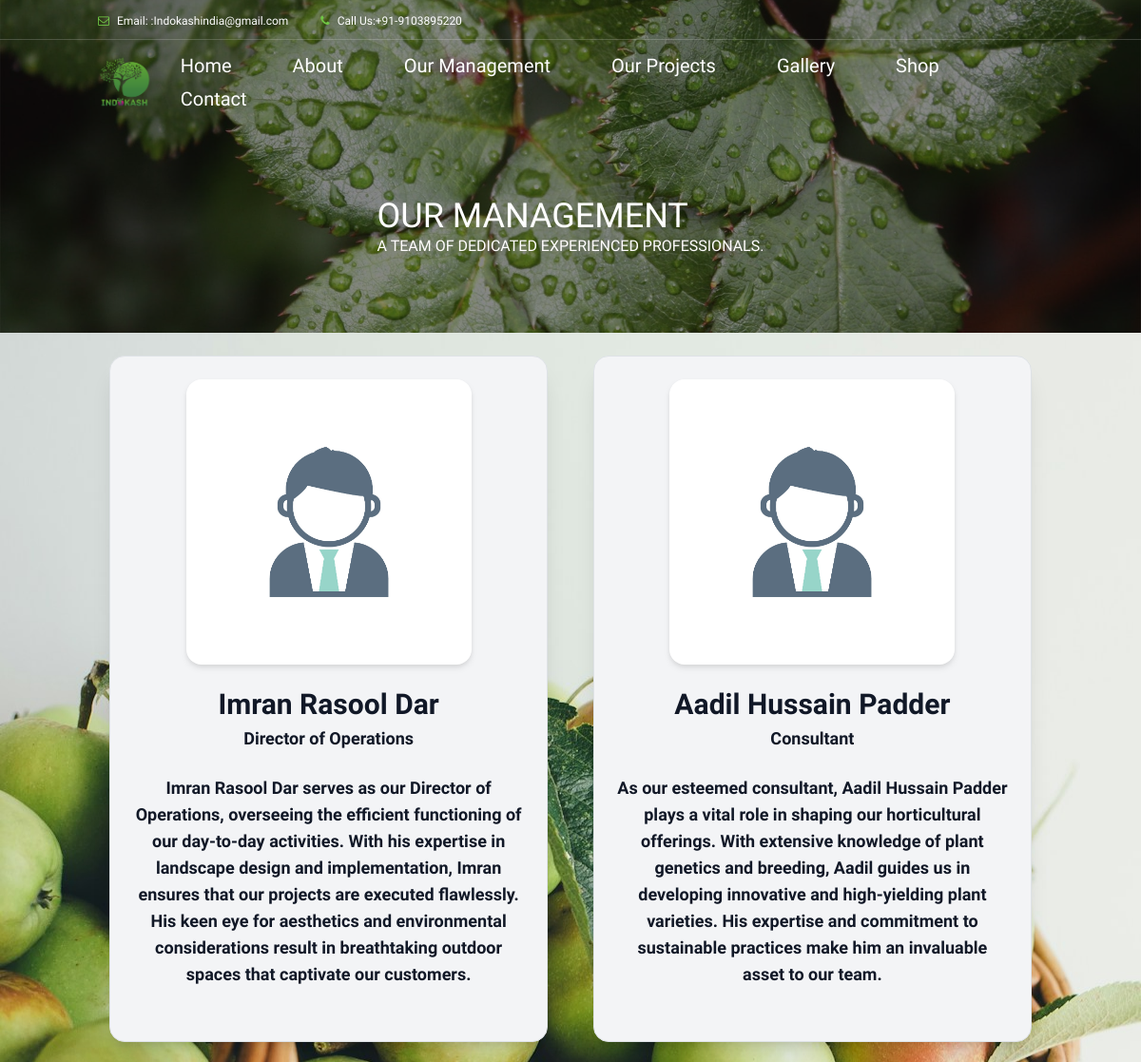
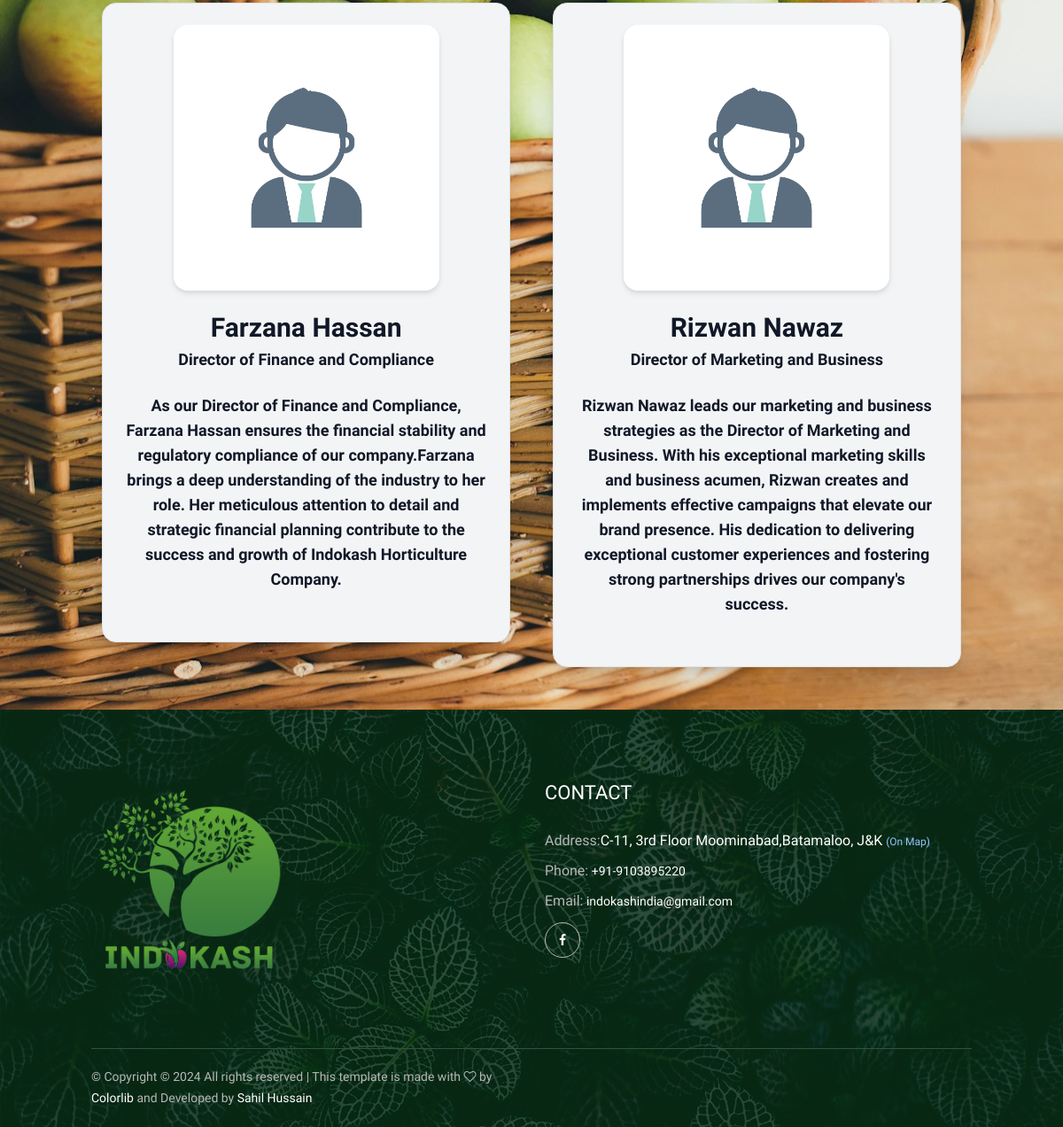
The app's page /ourteam.php with its own data (2 pictures, top to bottom).
### tables this page shows
CREATE TABLE `management` (
  `id` int(11) NOT NULL DEFAULT 0,
  `image_link` text NOT NULL,
  `title` text NOT NULL,
  `designation` text NOT NULL,
  `description` text NOT NULL
);

### teammember.php (the view)
<?php
include "./dbConnection.php";
$items_query = $conn->query("SELECT * FROM management");
$members = $items_query->fetch_all(MYSQLI_ASSOC);
?>
<div class="flex flex-wrap bg-green-300 w-full justify-center p-4 m-auto "
style=" background-image: url(./img/bg-img/bgprofile.jpg);"
 >
    <?php foreach ($members as $item): ?>
       <div
        class="flex h-1/6 mx-4 text-gray-900 bg-gray-100 md:w-6/12 lg:w-2/5 mb-6 px-6 sm:px-6 lg:px-4 border rounded-2xl p-4 shadow-xl ">
            <?php
            $imageLink = str_replace('../', './', $item['image_link']);
            ?>
            <div class="flex flex-col">
                <a href="#" class="mx-auto">
                    <img width="300"
                        class="rounded-2xl drop-shadow-md hover:drop-shadow-xl transition-all duration-200 delay-100"
                        src="<?php echo $imageLink; ?>">
                </a>
                <div class="text-center mt-6">
                    <h1 class="text-gray-900 text-gray-900 text-3xl font-extrabold mb-1">
                        <?php echo $item['title']; ?>
                    </h1>
                    <div class="text-gray-900 text-gray-700 text-lg font-bold">
                        <?php echo $item['designation']; ?>
                    </div>
                    <p class="py-4 text-gray-900 flex justify-start items-start text-gray-700 text-lg font-semibold mb-2 w-full">
                        <?php echo $item['description']; ?>
                    </p>
                </div>
            </div>
        </div>
    <?php endforeach; ?>
</div>

### ourteam.php (shortened to what this page needs)
<!DOCTYPE html>
<html lang="en">
<head>
    <?php include("head.php"); ?>
</head>
<body class="flex flex-col">
    <?php include("navBar.php"); ?>
    <?php include("teambreadcrumb.php"); ?>
    <?php include("teammember.php"); ?>
    <?php include 'footer.php'; ?>
</body>
</html>

### head.php (shortened to what this page needs)
<link rel="stylesheet" href="style.css">
<script src="https://cdn.tailwindcss.com"></script>

### navBar.php (shortened to what this page needs)
<header class="header-area">
    <div class="top-header-area">
        <div class="container">
            <div class="row">
                <div class="col-12">
                    <div class="top-header-content d-flex align-items-center justify-content-between">
                        <div class="top-header-meta">
                            <a class="anchor-style" href="#" data-toggle="tooltip" data-placement="bottom"
                                title="indokashindia@gmail.com"><i class="fa fa-envelope-o" aria-hidden="true"></i>
                                <span>Email: :Indokashindia@gmail.com </span></a>
                            <a class="anchor-style" href="#" data-toggle="tooltip" data-placement="bottom"
                                title="+91-9103895220"><i class="fa fa-phone" aria-hidden="true"></i> <span>Call
                                    Us:+91-9103895220</span></a>
                        </div>
                    </div>
                </div>
            </div>
        </div>
    </div>
    <div class="alazea-main-menu">
        <div class="classy-nav-container breakpoint-off">
            <div class="container">
                <nav class="classy-navbar justify-content-between" id="alazeaNav">
                    <a class="anchor-style" href="index.php" class="nav-brand"><img src="img/logo.png" alt="" width="60"
                            id="logo"></a>
                    <div class="classy-menu">
                        <div class="classynav">
                            <ul>
                                <li><a class="anchor-style" href="index.php">Home</a></li>
                                <li><a class="anchor-style" href="about.php">About</a></li>
                                <li><a class="anchor-style" href="./ourteam.php">Our Management</a></li>
                                <li><a class="anchor-style" href="portfolio.php">Our Projects</a></li>
                                <li><a class="anchor-style" href="gallery.php">Gallery</a></li>
                                <li><a class="anchor-style" href="shop.php">Shop</a></li>
                                <li><a class="anchor-style" href="contact.php">Contact</a></li>
                            </ul>
                        </div>
                    </div>
                </nav>
            </div>
        </div>
    </div>
</header>

### teambreadcrumb.php
<div class="breadcrumb-area" style="background-color: #0D2810;">
    <div class="top-breadcrumb-area bg-img bg-overlay d-flex align-items-center justify-content-center"
        style="background-image: url(img/bg-img/24.jpg);">
        <h2>Our Management <br>
            <p style="color: #fffdfd;">A team of dedicated experienced professionals.</p>
        </h2>
    </div>
</div>

### footer.php (shortened to what this page needs)
<!DOCTYPE html>
<html lang="en">
<head>
</head>
<body>
<footer class="footer-area bg-img" style="background-image: url(img/bg-img/3.jpg);">
        <div class="main-footer-area">
            <div class="container">
                <div class="row">
                    <div class="col-12 col-sm-6 col-lg-3">
                        <div class="single-footer-widget">
                            <div class="footer-logo mb-30">
                                <a class="anchor-style" href="#"><img src="./img/logo.png" alt="logo"></a>
                            </div>
                        </div>
                    </div>
                    <div class="col-12 col-sm-6 col-lg-3"></div>
                    <div class="col-12 col-sm-6 col-lg-6">
                        <div class="single-footer-widget">
                            <div class="widget-title">
                                <h5>CONTACT</h5>
                            </div>
                            <div class="contact-information">
                                <p><span>Address:</span>C-11, 3rd Floor Moominabad,Batamaloo, J&K <?php include("mapModal.php");?></p>
                                <p><span>Phone:</span><a class="anchor-style" href="tel:+919103895220"
                                        style="color:white">
                                        +91-9103895220</a></p>
                                <p><span>Email:</span><a class="anchor-style" href="mailto:indokashindia@gmail.com"
                                        style="color:white">
                                        indokashindia@gmail.com
                                    </a> </p>
                                <div class="social-info">
                                    <a class="anchor-style"
                                        href="https://www.facebook.com/profile.php?id=100092143942601&mibextid=ZbWKwL"
                                        target="_blank"><i class="fa fa-facebook" aria-hidden="true"></i></a>
                                </div>
                            </div>
                        </div>
                    </div>
                </div>
            </div>
        </div>
        <div class="footer-bottom-area">
            <div class="container">
                <div class="row">
                    <div class="col-12">
                        <div class="border-line"></div>
                    </div>
                    <div class="col-12 col-md-6">
                        <div class="copywrite-text">
                            <p>&copy;
                                Copyright &copy;
                                <script>document.write(new Date().getFullYear());</script> All rights reserved | This
                                template is made with <i class="fa fa-heart-o" aria-hidden="true"></i> by <a
                                    class="anchor-style" href="https://colorlib.com" target="_blank">Colorlib</a> and
                                Developed by <a class="anchor-style" href="https://wa.me/+917006177645"
                                    target="_blank">Sahil Hussain</a>
                            </p>
                        </div>
                    </div>
                </div>
            </div>
        </div>
    </footer>
</body>
</html>

### mapModal.php (shortened to what this page needs)
<!DOCTYPE html>
<html lang="en">
<head>
</head>
<body class="bg-gray-200 flex justify-center items-center h-screen z-30">
    <button id="openModal" class="text-blue-300 hover:text-blue-400 text-xs font-normal  w-fit">
    (On Map)
    </button>
</body>
</html>

### style.css (style rules this page uses)
* { margin: 0; padding: 0; }
.anchor-style { color: #007bff; text-decoration: none; transition: color 0.3s ease, background-color 0.3s ease; cursor: pointer; }
body { font-family: "Dosis", sans-serif; font-size: 16px; color: #707070; }
h1, h2, h3, h4, h5, h6 { color: #303030; line-height: 1.3; font-weight: 500; }
p { color: #707070; font-size: 16px; line-height: 1.7; font-weight: 400; }
a, a:hover, a:focus { -webkit-transition-duration: 500ms; transition-duration: 500ms; text-decoration: none; outline: 0 solid transparent; color: #303030; font-weight: 500; font-size: 14px; }
ul, ol { margin: 0; }
ul li, ol li { list-style: none; }
img { height: auto; max-width: 100%; }
.mb-30 { margin-bottom: 30px !important; }
.bg-img { background-position: center center; background-size: cover; background-repeat: no-repeat; }
.font-bold { font-weight: 700; }
.bg-overlay { position: relative; z-index: 2; background-position: center center; background-size: cover; }
.bg-overlay::after { background-color: rgba(17, 17, 17, 0.5); position: absolute; z-index: -1; top: 0; left: 0; width: 100%; height: 100%; content: ""; }
.header-area { position: absolute; width: 100%; z-index: 999; top: 0; left: 0; background-color: transparent; }
.header-area .top-header-area { position: relative; z-index: 100; background-color: transparent; width: 100%; height: 42px; border-bottom: 1px solid rgba(235, 235, 235, 0.2); }
.header-area .top-header-area .top-header-content { position: relative; z-index: 1; height: 41px; }
.header-area .top-header-area .top-header-content .top-header-meta a { display: inline-block; font-size: 12px; font-weight: 400; color: #ffffff; line-height: 1; }
.header-area .top-header-area .top-header-content .top-header-meta a:first-child { margin-right: 30px; }
.header-area .top-header-area .top-header-content .top-header-meta a i { margin-right: 5px; color: #70c745; }
.header-area .alazea-main-menu { position: relative; z-index: 1; -webkit-transition-duration: 200ms; transition-duration: 200ms; }
.header-area .alazea-main-menu .classy-nav-container { background-color: transparent; }
.header-area .alazea-main-menu .classy-navbar { height: 90px; padding: 0; }
.header-area .alazea-main-menu .classynav ul li a { padding: 0 30px; font-weight: 500; text-transform: capitalize; font-size: 20px; color: #ffffff; }
.header-area .alazea-main-menu .classynav ul li a::after { color: #ffffff; }
.footer-area { position: relative; z-index: 1; }
.footer-area::after { background-color: rgba(4, 43, 15, 0.8); position: absolute; z-index: -1; top: 0; left: 0; width: 100%; height: 100%; content: ""; }
.footer-area .main-footer-area { position: relative; z-index: 1; padding-top: 80px; }
.footer-area .single-footer-widget { position: relative; z-index: 1; margin-bottom: 70px; }
.footer-area .single-footer-widget p { color: #b7b7b7; margin-bottom: 20px; }
.footer-area .single-footer-widget .social-info a { display: inline-block; border: 1px solid #b7b7b7; width: 40px; height: 40px; border-radius: 50%; text-align: center; color: #ffffff; margin-right: 5px; line-height: 38px; }
.footer-area .single-footer-widget .widget-title h5 { font-size: 22px; color: #ffffff; text-transform: uppercase; margin-bottom: 30px; }
.footer-area .single-footer-widget .contact-information p { line-height: 1.3; color: #ffffff; margin-bottom: 13px; }
.footer-area .single-footer-widget .contact-information p span { color: #b7b7b7; }
.footer-area .footer-bottom-area { position: relative; z-index: 1; }
.footer-area .footer-bottom-area .border-line { width: 100%; height: 1px; background-color: #34513d; }
.footer-area .footer-bottom-area .copywrite-text { position: relative; z-index: 1; padding: 20px 0; }
.footer-area .footer-bottom-area .copywrite-text p { font-size: 14px; color: #b7b7b7; font-weight: 400; margin-bottom: 0; }
.footer-area .footer-bottom-area .copywrite-text p a { font-size: 14px; color: #ffffff; font-weight: 500; }
.breadcrumb-area { position: relative; z-index: 10; width: 100%; }
.breadcrumb-area .top-breadcrumb-area { position: relative; z-index: 1; width: 100%; height: 350px; }
.breadcrumb-area .top-breadcrumb-area h2 { margin-top: 132px; font-size: 36px; color: #ffffff; margin-bottom: 0; line-height: 1; text-transform: uppercase; }
.contact-information p { line-height: 1.3; color: #707070; margin-bottom: 13px; }
.contact-information p span { color: #303030; }

### records on screen
management: image_link (picture), title "Imran Rasool Dar", designation "Director of Operations", description "Imran Rasool Dar serves as our Director of Operations, overseeing the efficient functioning of our day-to-day activities. With his expertise in landscape design and implementation, Imran ensures that our projects are executed flawlessly. His keen eye for aesthetics and environmental considerations result in breathtaking outdoor spaces that captivate our customers."
management: image_link (picture), title "Aadil Hussain Padder", designation "Consultant", description "As our esteemed consultant, Aadil Hussain Padder plays a vital role in shaping our horticultural offerings. With extensive knowledge of plant genetics and breeding, Aadil guides us in developing innovative and high-yielding plant varieties. His expertise and commitment to sustainable practices make him an invaluable asset to our team."
management: image_link (picture), title "Farzana Hassan", designation "Director of Finance and Compliance", description "As our Director of Finance and Compliance, Farzana Hassan ensures the financial stability and regulatory compliance of our company.Farzana brings a deep understanding of the industry to her role. Her meticulous attention to detail and strategic financial planning contribute to the success and growth of Indokash Horticulture Company."
management: image_link (picture), title "Rizwan Nawaz", designation "Director of Marketing and Business", description "Rizwan Nawaz leads our marketing and business strategies as the Director of Marketing and Business. With his exceptional marketing skills and business acumen, Rizwan creates and implements effective campaigns that elevate our brand presence. His dedication to delivering exceptional customer experiences and fostering strong partnerships drives our company's success."
